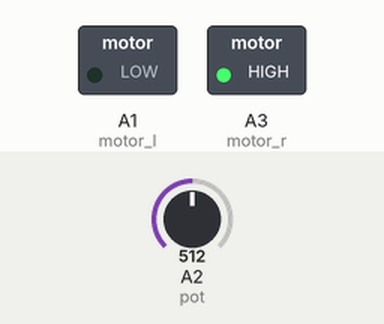
This sketch was run on a simulated Arduino Uno, built with avr-gcc and run on an emulated ATmega328P. Shown: switched loads named in the sketch (green lamp = pin HIGH). Inputs (shaded band) come from the test bench; at power-on: A2 (pot) = 512.

Above: at 7.8 s.
7.9 s: A2 (pot) set to 0
15.7 s: A2 (pot) set to 306
At 19.3 s:
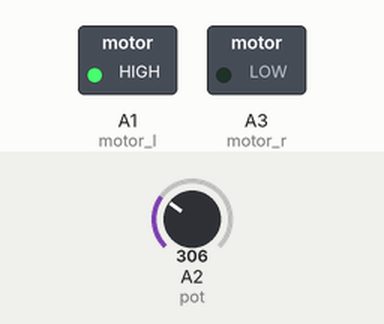
Timing chart, 0 to 29.5 s (numbered marks = the images above; inputs shaded):
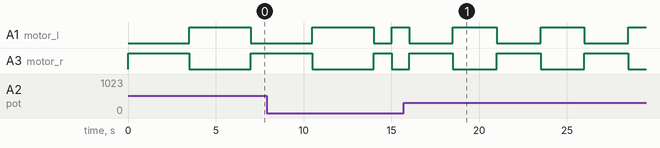

The sketch:

Buzzies.ino
```cpp
int motor_l = A1;
int motor_r = A3;
int pot = A2; // pin 2

int delay_time, analog_in;
int motor_state = 0;
int last_time;

void setup()
{
  pinMode(motor_l, OUTPUT);
  pinMode(motor_r, OUTPUT);
  pinMode(pot, INPUT);
  last_time = millis();
}

int highOrLow = 0;

void loop()
{
  // analog_in = analogRead(pot);
  // delay_time = map(analog_in, 0, 1023, 1000, 6000);
  // digitalWrite(motor_l, LOW);
  // digitalWrite(motor_r, HIGH);
  // delay(delay_time);
  // digitalWrite(motor_l, HIGH);
  // digitalWrite(motor_r, LOW);
  // delay(delay_time);

  analog_in = analogRead(pot);
  delay_time = map(analog_in, 0, 1023, 1000, 6000);

  int analogValue = 0;

  if (highOrLow % 2 == 0) {
    highOrLow = 1;
    analogValue = 128;
  } else {
    highOrLow = 0;
    analogValue = 255;
  }

  analogWrite(motor_l, 0);
  analogWrite(motor_r, analogValue);
  delay(delay_time);
  analogWrite(motor_l, analogValue);
  analogWrite(motor_r, 0);
  delay(delay_time);


//  if (millis() - last_time > delay_time) {
//    last_time = millis();
//    if (motor_state == 0) {
//      digitalWrite(motor_l, HIGH);
//      digitalWrite(motor_r, LOW);
//      motor_state = 1;
//    }
//    else {
//      digitalWrite(motor_r, HIGH);
//      digitalWrite(motor_l, LOW);
//      motor_state = 0;
//    }
//  }
}
```

Measured:
- after the input at 15.7 s, A1 (motor_l), A3 (motor_r): alternates HIGH for 2.5 s and LOW for 2.5 s, starting after 2.8 s
